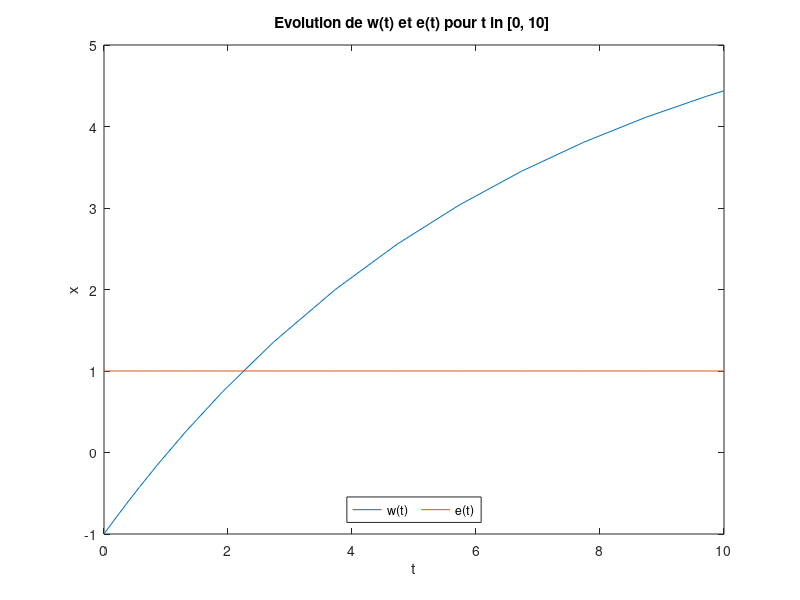
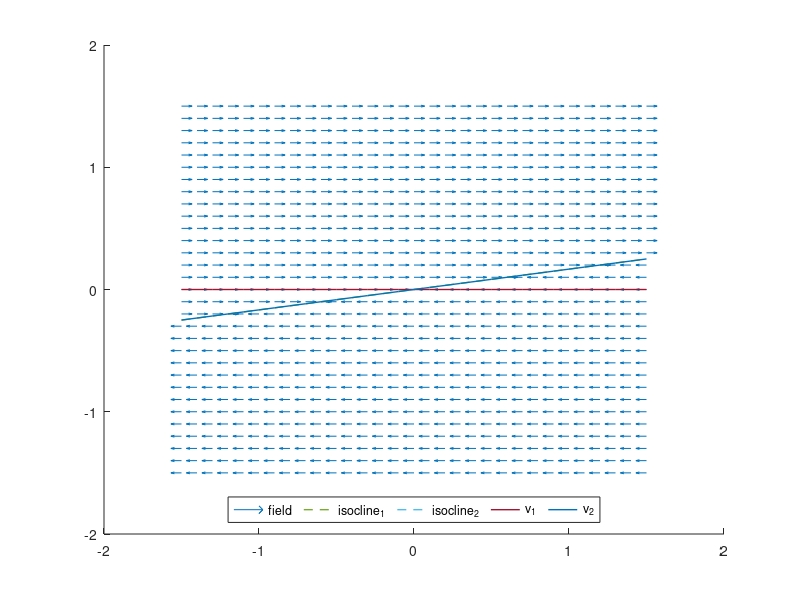
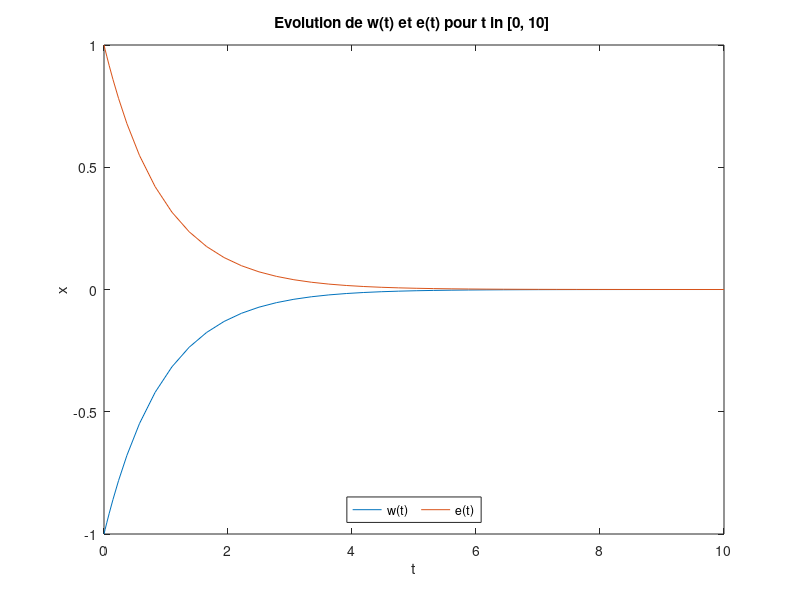
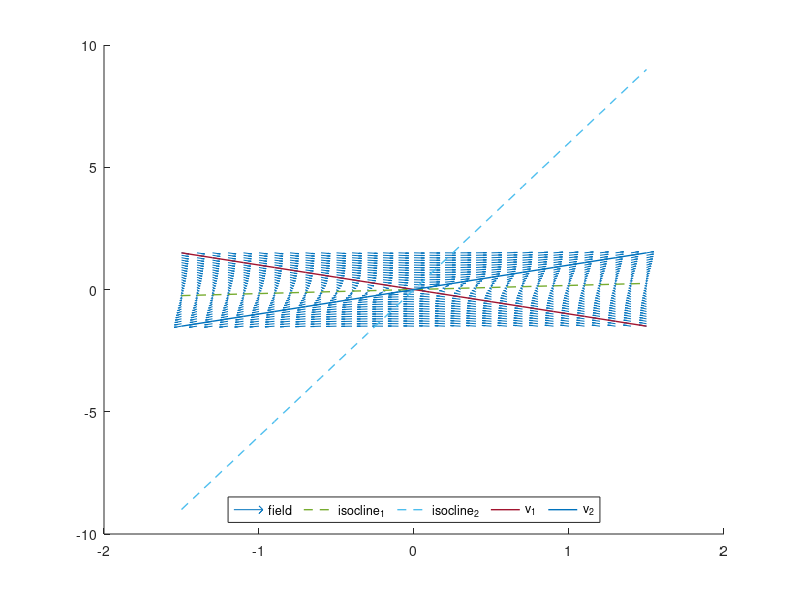

Here is the MATLAB script that generated these plots, in order:

y0 = [-1,1];
tspan = [0,10];
a = -0.15;
b = 0.9;

# coefficient matrix
#1
A1 = [a b;
      0 0];
#2
A2 = [a b;
      b a];
#3
A3 = [a b;
      -b -a];
#4
A4 = [a 0;
      b 0];

# love equation function
function [t,x] = system_simulation(A, tspan, y0)
    ode_sys = @(t,x) [A(1,1)*x(1)+A(1,2)*x(2);A(2,1)*x(1)+A(2,2)*x(2)]; # Définition système
    [t,x] = ode23(ode_sys, tspan, y0); # Résolution système
endfunction



# Calculer les isoclines
function [isocline_1,isocline_2] = compute_isoclines(A,line_range)
    isocline_1 = -(A(1,1)/A(1,2)) * line_range;
    isocline_2 = -(A(2,1)/A(2,2)) * line_range;
endfunction

function [line_range,isocline_1,isocline_2] = plot_isoclines(A)
    line_range = -1.5:.1:1.5;
    [isocline_1,isocline_2] = compute_isoclines(A,line_range);
endfunction

# eigenlines
function [eigenline_1,eigenline_2,V] = compute_eigenlines(A,line_range)
    [V,L] = eig(A);
    eigenline_1 = (V(2,1)/V(1,1)) * line_range;
    eigenline_2 = (V(2,2)/V(1,2)) * line_range;
endfunction

function [line_range,eigenline_1,eigenline_2] = plot_eigenlines(A)
    line_range = -1.5:.1:1.5;
    [eigenline_1,eigenline_2,V] = compute_eigenlines(A,line_range);
endfunction

# 4. Portrait de phase complet
function [x1,x2,x1p,x2p] = plot_portrait_phase_complete(A)
    #grid for plotting
    x1range=-1.5:.1:1.5;
    x2range=-1.5:.1:1.5;
    [x1,x2] = meshgrid(x1range, x2range);

    # Define the system to plot (based on matrix A)
    x1p = A(1,1)*x1+A(1,2)*x2;
    x2p = A(2,1)*x1+A(2,2)*x2;

    #Normalize values for plotting
    norms=sqrt(x1p.^2+x2p.^2);

    [eigenline_1,eigenline_2,V] = compute_eigenlines(A,x1range);
    [isocline_1,isocline_2] = compute_isoclines(A,x1range);

    # Vector field plot
    hold on;
    quiver(x1,x2,x1p./norms,x2p./norms,0.5);
    # Isoclines
    plot(x1range,isocline_1,"linewidth",1,'LineStyle','--');
    plot(x1range,isocline_2,"linewidth",1,'LineStyle','--');
    # Vecteurs propres = droites invariantes
    plot(x1range,eigenline_1,"linewidth",1);
    plot(x1range,eigenline_2,"linewidth",1);
    legend("field","isocline_1","isocline_2","v_1","v_2","location","south","orientation", "horizontal");
endfunction



A = A1; # change Ax to plot another equation
[t,x] = system_simulation(A, tspan, y0);
figure 11
plot(t,x)
title("Evolution de w(t) et e(t) pour t \in [0, 10] ")
xlabel("t")
ylabel("x")
legend("w(t)","e(t)","location","south","orientation", "horizontal");

# display portrait de phases
figure 12
[x1,x2,x1p,x2p] = plot_portrait_phase_complete(A);

A = A2; # change Ax to plot another equation
[t,x] = system_simulation(A, tspan, y0);
figure 21
plot(t,x)
title("Evolution de w(t) et e(t) pour t \in [0, 10] ")
xlabel("t")
ylabel("x")
legend("w(t)","e(t)","location","south","orientation", "horizontal");


figure 22
[x1,x2,x1p,x2p] = plot_portrait_phase_complete(A);

A = A3; # change Ax to plot another equation
[t,x] = system_simulation(A, tspan, y0);
figure 31
plot(t,x)
title("Evolution de w(t) et e(t) pour t \in [0, 10] ")
xlabel("t")
ylabel("x")
legend("w(t)","e(t)","location","south","orientation", "horizontal");


figure 32
[x1,x2,x1p,x2p] = plot_portrait_phase_complete(A);

A = A4; # change Ax to plot another equation
[t,x] = system_simulation(A, tspan, y0);
figure 41
plot(t,x)
title("Evolution de w(t) et e(t) pour t \in [0, 10] ")
xlabel("t")
ylabel("x")
legend("w(t)","e(t)","location","south","orientation", "horizontal");


figure 42
[x1,x2,x1p,x2p] = plot_portrait_phase_complete(A);
